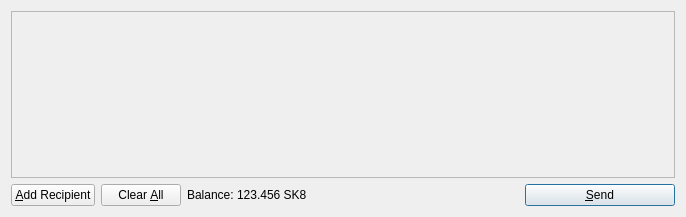
<?xml version="1.0" encoding="UTF-8"?>
<ui version="4.0">
 <class>SendCoinsDialog</class>
 <widget class="QDialog" name="SendCoinsDialog">
  <property name="geometry">
   <rect>
    <x>0</x>
    <y>0</y>
    <width>686</width>
    <height>217</height>
   </rect>
  </property>
  <property name="windowTitle">
   <string>Send Coins</string>
  </property>
  <layout class="QVBoxLayout" name="verticalLayout">
   <item>
    <widget class="QScrollArea" name="scrollArea">
     <property name="widgetResizable">
      <bool>true</bool>
     </property>
     <widget class="QWidget" name="scrollAreaWidgetContents">
      <property name="geometry">
       <rect>
        <x>0</x>
        <y>0</y>
        <width>666</width>
        <height>165</height>
       </rect>
      </property>
      <layout class="QVBoxLayout" name="verticalLayout_2">
       <property name="margin">
        <number>0</number>
       </property>
       <item>
        <layout class="QVBoxLayout" name="entries">
         <property name="spacing">
          <number>6</number>
         </property>
        </layout>
       </item>
       <item>
        <spacer name="verticalSpacer">
         <property name="orientation">
          <enum>Qt::Vertical</enum>
         </property>
         <property name="sizeHint" stdset="0">
          <size>
           <width>20</width>
           <height>40</height>
          </size>
         </property>
        </spacer>
       </item>
      </layout>
     </widget>
    </widget>
   </item>
   <item>
    <layout class="QHBoxLayout" name="horizontalLayout">
     <item>
      <widget class="QPushButton" name="addButton">
       <property name="toolTip">
        <string>Send to multiple recipients at once</string>
       </property>
       <property name="text">
        <string>&amp;Add Recipient</string>
       </property>
       <property name="icon">
        <iconset resource="../bitcoin.qrc">
         <normaloff>:/icons/add</normaloff>:/icons/add</iconset>
       </property>
       <property name="autoDefault">
        <bool>false</bool>
       </property>
      </widget>
     </item>
     <item>
      <widget class="QPushButton" name="clearButton">
       <property name="sizePolicy">
        <sizepolicy hsizetype="Minimum" vsizetype="Fixed">
         <horstretch>0</horstretch>
         <verstretch>0</verstretch>
        </sizepolicy>
       </property>
       <property name="toolTip">
        <string>Remove all transaction fields</string>
       </property>
       <property name="text">
        <string>Clear &amp;All</string>
       </property>
       <property name="icon">
        <iconset resource="../bitcoin.qrc">
         <normaloff>:/icons/remove</normaloff>:/icons/remove</iconset>
       </property>
       <property name="autoRepeatDelay">
        <number>300</number>
       </property>
       <property name="autoDefault">
        <bool>false</bool>
       </property>
      </widget>
     </item>
     <item>
      <layout class="QHBoxLayout" name="horizontalLayout_2">
       <property name="spacing">
        <number>3</number>
       </property>
       <item>
        <widget class="QLabel" name="label">
         <property name="text">
          <string>Balance:</string>
         </property>
        </widget>
       </item>
       <item>
        <widget class="QLabel" name="labelBalance">
         <property name="cursor">
          <cursorShape>IBeamCursor</cursorShape>
         </property>
         <property name="text">
          <string>123.456 SK8</string>
         </property>
         <property name="textInteractionFlags">
          <set>Qt::LinksAccessibleByMouse|Qt::TextSelectableByKeyboard|Qt::TextSelectableByMouse</set>
         </property>
        </widget>
       </item>
      </layout>
     </item>
     <item>
      <spacer name="horizontalSpacer">
       <property name="orientation">
        <enum>Qt::Horizontal</enum>
       </property>
       <property name="sizeHint" stdset="0">
        <size>
         <width>40</width>
         <height>20</height>
        </size>
       </property>
      </spacer>
     </item>
     <item>
      <widget class="QPushButton" name="sendButton">
       <property name="minimumSize">
        <size>
         <width>150</width>
         <height>0</height>
        </size>
       </property>
       <property name="toolTip">
        <string>Confirm the send action</string>
       </property>
       <property name="text">
        <string>&amp;Send</string>
       </property>
       <property name="icon">
        <iconset resource="../bitcoin.qrc">
         <normaloff>:/icons/send</normaloff>:/icons/send</iconset>
       </property>
       <property name="default">
        <bool>true</bool>
       </property>
      </widget>
     </item>
    </layout>
   </item>
  </layout>
 </widget>
 <resources>
  <include location="../bitcoin.qrc"/>
 </resources>
 <connections/>
</ui>
